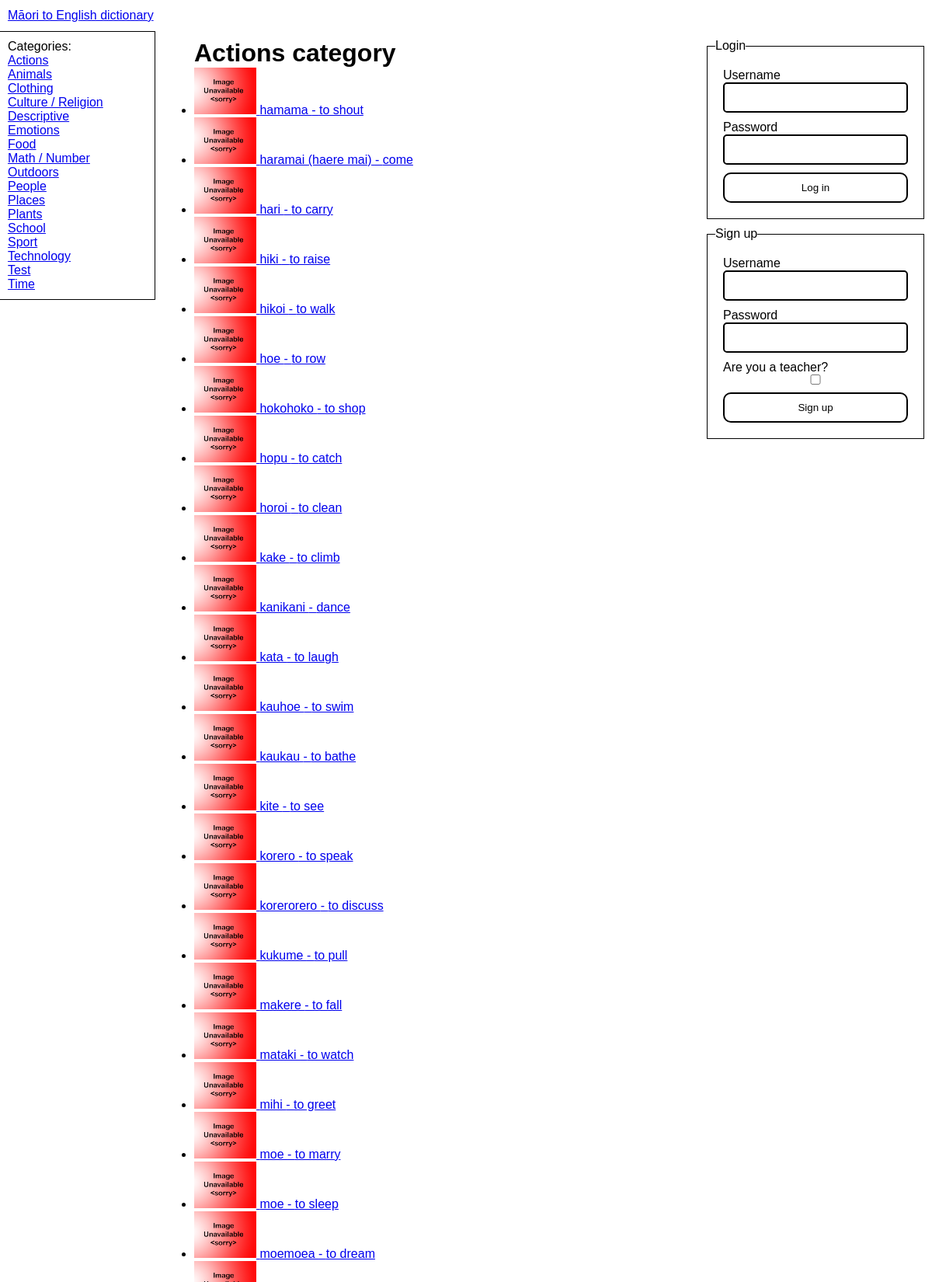
The app's page /categories/18 (upper part) with its own data.
### tables this page shows
CREATE TABLE "Categories" (
	"ID"	INTEGER NOT NULL UNIQUE,
	"EnglishName"	TEXT NOT NULL,
	PRIMARY KEY("ID" AUTOINCREMENT)
) STRICT;

CREATE TABLE "Words" (
	"ID"	INTEGER NOT NULL UNIQUE,
	"MaoriSpelling"	TEXT NOT NULL,
	"EnglishSpelling"	TEXT NOT NULL,
	"EnglishDefinition"	TEXT NOT NULL,
	"YearLevelFirstEncountered"	INTEGER NOT NULL,
	"ImageFilename"	TEXT,
	"CreatedBy"	INTEGER NOT NULL,
	"CreatedAt"	INTEGER NOT NULL,
	"LastModifiedBy"	INTEGER,
	"LastModifiedAt"	INTEGER,
	"CategoryID"	INTEGER NOT NULL,
	PRIMARY KEY("ID" AUTOINCREMENT),
	FOREIGN KEY("CategoryID") REFERENCES "Categories"("ID"),
	FOREIGN KEY("CreatedBy") REFERENCES "Users"("ID"),
	FOREIGN KEY("LastModifiedAt") REFERENCES "Users"("ID")
) STRICT;

### app.py (the view)
@server.route("/categories/<id>", methods=["GET"])
def category_page(id):
    category = None
    for _category in g.categories:
        if str(_category["ID"]) == id:
            category = _category
    if category == None:
        abort(404)
    g.cursor.execute(
        "SELECT * FROM Words WHERE CategoryID = ? ORDER BY MaoriSpelling",
        [category["ID"]],
    )
    category_words = g.cursor.fetchall()
    return render_template(
        "pages/specific_category.jinja", category=category, words=category_words
    )

### app.py (called while the page is built, shortened)
def db_dict_factory(cursor, row):
    d = {}
    for idx, col in enumerate(cursor.description):
        d[col[0]] = row[idx]
    return d

def get_db() -> sqlite3.Connection:
    db_connection = sqlite3.connect("dictionary.db")
    db_connection.row_factory = db_dict_factory
    return db_connection

def get_user():
    return False

@server.before_request
def before_request():
    g.db = get_db()
    g.cursor = g.db.cursor()
    g.user = get_user()
    categories_query = "SELECT ID, EnglishName from Categories ORDER BY EnglishName"
    g.cursor.execute(categories_query)
    categories = g.cursor.fetchall()
    g.categories = categories

@server.teardown_request
def teardown_request(error):
    g.db.close()

@server.context_processor
def context_processor():
    return {"categories": g.categories, "user": g.user}

### templates/pages/specific_category.jinja (shortened to what this page needs)
{% extends "base.jinja" %}
{% set title = category.EnglishName %}
{% block main %}
    <h1>{{ category.EnglishName }} category</h1>
    {{ components.WordList(words) }}
{% endblock main %}

### templates/base.jinja (shortened to what this page needs)
{% import 'components.jinja' as components with context %}
<!DOCTYPE html>
<html lang="en">
    <head>
        <link href="{{ url_for('static', filename='style.css') }}" rel="stylesheet" />
    </head>
    <body>
        <header>
            <a href="{{ url_for('home_page') }}" id="site-title">Māori to English dictionary</a>
        </header>
        <section id="categories-container">
            <nav id="categories">
                Categories:
                <ul>
                    {% for category in categories %}
                        <li>
                            <a href="{{ url_for('category_page', id=category.ID) }}">{{ category.EnglishName }}</a>
                        </li>
                    {% endfor %}
                </ul>
            </nav>
        </section>
        <main id="content">
            {% block main %}
            {% endblock main %}
        </main>
        <section id="auth-container">
            <div id="auth">
                {% if user == false %}
                    <fieldset form="login">
                        <legend>Login</legend>
                        <form action="{{ url_for('handle_log_in') }}" id="login" method="post">
                            {{ components.TextField("log-in-username", "Username") }}
                            {{ components.TextField("log-in-password", "Password", type="password") }}
                            <button type="submit">Log in</button>
                        </form>
                    </fieldset>
                    <fieldset form="sign-up">
                        <legend>Sign up</legend>
                        <form action="{{ url_for('handle_sign_up') }}" id="sign-up" method="post">
                            {{ components.TextField("sign-up-username", "Username") }}
                            {{ components.TextField("sign-up-password", "Password", type="password") }}
                            <label for="is-teacher">
                                Are you a teacher?
                                <input type="checkbox" name="is-teacher" id="is-teacher" />
                            </label>
                            <button type="submit">Sign up</button>
                        </form>
                    </fieldset>
                {% endif %}
            </div>
        </section>
    </body>
</html>

### templates/components.jinja (shortened to what this page needs)
{% macro WordImage(word, small=False, lazy=True) %}
    {% set multiplier = 80 %}
    {% if small %}
        {% set multiplier = 20 %}
    {% endif %}
    <img class="word-image"
        {% if word.ImageFilename != none %} src="{{ url_for('static', filename='images/'+word.ImageFilename) }}" alt="An image of {{ word.EnglishSpelling }}"             title="An image of {{ word.EnglishSpelling }}"  {% else %} src="{{ url_for('static', filename='images/noimage.png') }}" alt="A placeholder image" title="A placeholder image" {% endif %}
        width="{{ 4*multiplier }}"
        height="{{ 3*multiplier }}"
        {% if lazy %}loading="lazy"{% endif %} />
    {% endmacro %}
    {% macro WordLink(word) %}
        <a href="{{ url_for('word_page', id=word.ID) }}">
        {{ WordImage(word, small=True) }} <span>{{ word.MaoriSpelling }} - {{ word.EnglishSpelling }}</span></a>
    {% endmacro %}
    {% macro WordList(words) %}
        {% if user != false and user.teacher %}
            <table>
                <thead>
                    <tr>
                        <th>Word</th>
                        <th>Actions</th>
                    </tr>
                </thead>
                <tbody>
                    {% for word in words %}
                        <tr>
                            <td>{{ WordLink(word) }}</td>
                            <td>
                                <a data-confirm href="{{ url_for('delete_word_action', id=word.ID) }}">Delete</a>
                            </td>
                        </tr>
                    {% endfor %}
                </tbody>
            </table>
        {% else %}
            <ul>
                {% for word in words %}<li>{{ WordLink(word) }}</li>{% endfor %}
            </ul>
        {% endif %}
    {% endmacro %}
    {% macro TextField(name, label, prefix=None, textarea=False, required=True) %}
        <label for="{{ name }}">
            {{ label }}
            {% if textarea==false %}
                <div class="input-wrapper">
                    {% endif %}
                    {% if textarea %}
                        <textarea {% else %} <input {% endif %} name="{{ name }}" id="{{ name }}" {% if required %}required{% endif %} {% for arg in kwargs %}{{ arg+'="'+kwargs[arg]+'"' }}{% endfor %}  {% if textarea %}></textarea>
                    {% else %}
                        />
                    </div>
                {% endif %}
            </label>
        {% endmacro %}

### static/style.css (style rules this page uses)
* { box-sizing: border-box; margin: 0; padding: 0; border: 0; font-family: sans-serif; }
:root { --navbar-height: 40px; --footer-height: 40px; --categories-width: 200px; --auth-width: 300px; --footer-x-padding: 10px; --header-x-padding: 10px; --categories-padding: 10px; --main-content-left-padding: 50px; --main-mobile-padding: 10px; --auth-padding: 10px; color-scheme: light; --accent: red; --accent-contrast: black; }
html, body { background-color: white; color: black; }
body { display: grid; min-height: 100vh; grid-template-columns: auto; grid-template-rows: var(--navbar-height) auto 1fr auto var(--footer-height); grid-template-areas: "header" "categories" "main" "auth" "footer"; }
#categories-container { grid-area: categories; }
#categories { padding: var(--categories-padding); word-wrap: break-word; }
#categories ul { list-style-type: none; }
#auth-container { grid-area: auth; }
#auth { padding: var(--auth-padding); display: flex; flex-direction: column; gap: var(--auth-padding); }
header { grid-area: header; grid-column: 1/-1; display: flex; align-items: center; padding-left: var(--header-x-padding); padding-right: var(--header-x-padding); }
main { grid-area: main; padding: var(--main-mobile-padding); }
@media screen and (min-width: 800px) { body { grid-template-columns: var(--categories-width) auto var(--auth-width); grid-template-rows: var(--navbar-height) auto var(--footer-height); grid-template-areas: "header header header" "categories main auth" "footer footer footer"; } }
@media screen and (min-width: 800px) { #categories { position: sticky; top: var(--categories-padding); border-right: 1px solid black; border-top: 1px solid black; border-bottom: 1px solid black; } }
@media screen and (min-width: 800px) { #auth { position: sticky; top: 0; } }
@media screen and (min-width: 800px) { main { padding-left: var(--main-content-left-padding); } }
img { object-fit: cover; }
fieldset { border: 1px solid black; }
form, fieldset { display: flex; flex-direction: column; padding: 10px; gap: 10px; }
label { display: flex; flex-direction: column; }
form :is(button, input, select, textarea) { padding: 10px; padding-left: 15px; padding-right: 15px; display: block; border-radius: 5px; width: 100%; background-color: white; }
form :is(button, .input-wrapper, select, textarea) { border: 2px solid black; border-radius: 5px; width: 100%; color: black; }
label { color: black; }
form :is(button, select, textarea):focus, form .input-wrapper:focus-within { border-color: var(--accent); outline: none; }
form .input-wrapper { padding: 0px; display: flex; align-items: center; }
form input { padding: 10px; }
form button[type="submit"] { padding: 10px; padding-left: 15px; padding-right: 15px; border-radius: 10px; }
form label:has(input[type="checkbox"]) { color: black; }

### records on screen
Categories: EnglishName "Actions"
Categories: EnglishName "Animals"
Categories: EnglishName "Clothing"
Categories: EnglishName "Culture / Religion"
Categories: EnglishName "Descriptive"
Categories: EnglishName "Emotions"
Categories: EnglishName "Food"
Categories: EnglishName "Math / Number"
Categories: EnglishName "Outdoors"
Categories: EnglishName "People"
Categories: EnglishName "Places"
Categories: EnglishName "Plants"
Categories: EnglishName "School"
Categories: EnglishName "Sport"
Categories: EnglishName "Technology"
Categories: EnglishName "Test"
Categories: EnglishName "Time"
Words: MaoriSpelling "hamama", EnglishSpelling "to shout"
Words: MaoriSpelling "haramai (haere mai)", EnglishSpelling "come"
Words: MaoriSpelling "hari", EnglishSpelling "to carry"
Words: MaoriSpelling "hiki", EnglishSpelling "to raise"
Words: MaoriSpelling "hikoi", EnglishSpelling "to walk"
Words: MaoriSpelling "hoe", EnglishSpelling "to row"
Words: MaoriSpelling "hokohoko", EnglishSpelling "to shop"
Words: MaoriSpelling "hopu", EnglishSpelling "to catch"
Words: MaoriSpelling "horoi", EnglishSpelling "to clean"
Words: MaoriSpelling "kake", EnglishSpelling "to climb"
Words: MaoriSpelling "kanikani", EnglishSpelling "dance"
Words: MaoriSpelling "kata", EnglishSpelling "to laugh"
Words: MaoriSpelling "kauhoe", EnglishSpelling "to swim"
Words: MaoriSpelling "kaukau", EnglishSpelling "to bathe"
Words: MaoriSpelling "kite", EnglishSpelling "to see"
Words: MaoriSpelling "korero", EnglishSpelling "to speak"
Words: MaoriSpelling "korerorero", EnglishSpelling "to discuss"
Words: MaoriSpelling "kukume", EnglishSpelling "to pull"
Words: MaoriSpelling "makere", EnglishSpelling "to fall"
Words: MaoriSpelling "mataki", EnglishSpelling "to watch"
Words: MaoriSpelling "mihi", EnglishSpelling "to greet"
Words: MaoriSpelling "moe", EnglishSpelling "to marry"
Words: MaoriSpelling "moe", EnglishSpelling "to sleep"
Words: MaoriSpelling "moemoea", EnglishSpelling "to dream"

### other values on screen
{{ label }} "Username Password Username Password"
